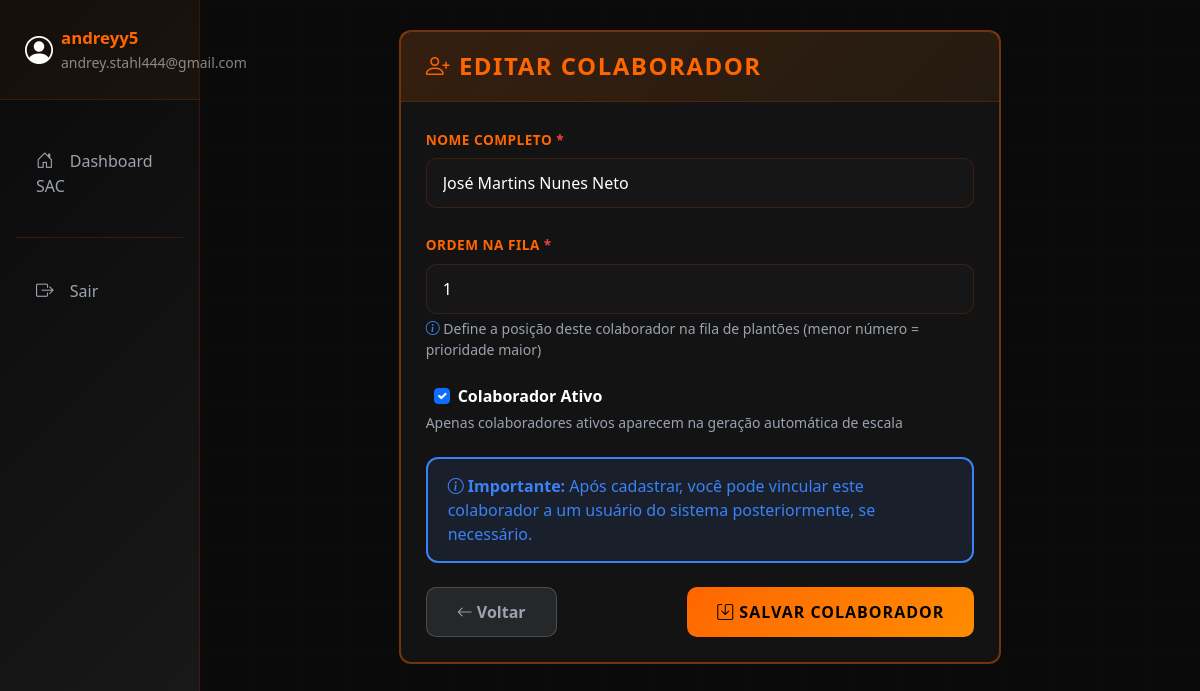
The page /plantao/colaboradores/editar/1/ (signed in) on the database its author committed.
### apps/plantao/models.py (models this page shows, shortened)
class Colaborador(models.Model):
    user = models.OneToOneField(User, on_delete=models.CASCADE, related_name='colaborador', null=True, blank=True)
    nome_completo = models.CharField(max_length=200)
    ativo = models.BooleanField(default=True)
    ordem_fila = models.IntegerField(default=0, help_text="Ordem na fila de plantões")
    class Meta:
        verbose_name = "Colaborador"
        verbose_name_plural = "Colaboradores"
        ordering = ['ordem_fila', 'nome_completo']

### apps/plantao/views.py (the view)
    def wrapper(request, *args, **kwargs):
        if not is_admin(request.user):
            messages.error(request, '🔒 Você não tem permissão para acessar esta página.')
            return redirect('dashboard')
        return view_func(request, *args, **kwargs)

### apps/plantao/forms.py
class ColaboradorForm(forms.ModelForm):
    class Meta:
        model = Colaborador
        fields = ['nome_completo', 'ativo', 'ordem_fila']
        widgets = {
            'nome_completo': forms.TextInput(attrs={
                'class': 'form-control',
                'placeholder': 'Nome completo do colaborador'
            }),
            'ativo': forms.CheckboxInput(attrs={
                'class': 'form-check-input'
            }),
            'ordem_fila': forms.NumberInput(attrs={
                'class': 'form-control',
                'min': 0,
                'help_text': 'Ordem na fila de plantões'
            }),
        }

### apps/plantao/views.py (called while the page is built)
def is_admin(user):
    return user.groups.filter(name='Administrador').exists() or user.is_superuser

def get_user_colaborador(user):
    try:
        return Colaborador.objects.get(user=user)
    except Colaborador.DoesNotExist:
        return None

def admin_required(view_func):
    def wrapper(request, *args, **kwargs):
        if not is_admin(request.user):
            messages.error(request, '🔒 Você não tem permissão para acessar esta página.')
            return redirect('dashboard')
        return view_func(request, *args, **kwargs)
    return wrapper

@login_required
@admin_required
def editar_colaborador(request, colaborador_id):
    colaborador = get_object_or_404(Colaborador, id=colaborador_id)
    if request.method == 'POST':
        form = ColaboradorForm(request.POST, instance=colaborador)
        if form.is_valid():
            form.save()
            messages.success(request, f'✅ Colaborador {colaborador.nome_completo} atualizado com sucesso!')
            return redirect('gerenciar_colaboradores')
    else:
        form = ColaboradorForm(instance=colaborador)
    context = {
        'form': form,
        'titulo': 'Editar Colaborador',
        'colaborador': colaborador,
    }
    return render(request, 'dashboard/cadastrar_colaborador.html', context)

def notificacoes_processor(request):
    if request.user.is_authenticated:
        colaborador = get_user_colaborador(request.user)
        if colaborador:
            nao_lidas = Notificacao.objects.filter(
                colaborador=colaborador,
                lida=False
            ).count()
            return {'notificacoes_nao_lidas': nao_lidas}
    return {'notificacoes_nao_lidas': 0}

### templates/dashboard/cadastrar_colaborador.html (shortened to what this page needs)
{% extends 'base.html' %}
{% block content %}
<div class="row justify-content-center">
    <div class="col-md-8">
        <div class="card" style="border: 2px solid rgba(255, 102, 0, 0.4);">
            <div class="card-header" style="background: linear-gradient(135deg, rgba(255, 102, 0, 0.15) 0%, rgba(255, 140, 0, 0.08) 100%);">
                <h4 class="mb-0" style="color: #ff6600; font-weight: 700; text-transform: uppercase; letter-spacing: 1.5px;">
                    <i class="bi bi-person-plus"></i> {{ titulo }}
                </h4>
            </div>
            <div class="card-body">
                <form method="post">
                    <div class="mb-4">
                        <label for="{{ form.nome_completo.id_for_label }}" class="form-label">
                            Nome Completo
                            <span style="color: #ef4444;">*</span>
                        </label>
                        {{ form.nome_completo }}
                    </div>
                    <div class="mb-4">
                        <label for="{{ form.ordem_fila.id_for_label }}" class="form-label">
                            Ordem na Fila
                            <span style="color: #ef4444;">*</span>
                        </label>
                        {{ form.ordem_fila }}
                        <small class="text-muted d-block mt-1">
                            <i class="bi bi-info-circle" style="color: #3b82f6;"></i>
                            Define a posição deste colaborador na fila de plantões (menor número = prioridade maior)
                        </small>
                    </div>
                    <div class="mb-4">
                        <div class="form-check" style="padding-left: 2rem;">
                            {{ form.ativo }}
                            <label class="form-check-label" for="{{ form.ativo.id_for_label }}" style="color: #ffffff; font-weight: 600;">
                                Colaborador Ativo
                            </label>
                        </div>
                        <small class="text-muted d-block mt-1">
                            Apenas colaboradores ativos aparecem na geração automática de escala
                        </small>
                    </div>
                    <div class="alert alert-info" style="border: 2px solid #3b82f6; background: rgba(59, 130, 246, 0.1);">
                        <i class="bi bi-info-circle" style="color: #3b82f6;"></i>
                        <strong style="color: #3b82f6;">Importante:</strong> Após cadastrar, você pode vincular este colaborador a um usuário do sistema posteriormente, se necessário.
                    </div>
                    <div class="d-flex justify-content-between mt-4">
                        <a href="{% url 'gerenciar_colaboradores' %}" class="btn btn-secondary">
                            <i class="bi bi-arrow-left"></i> Voltar
                        </a>
                        <button type="submit" class="btn btn-primary">
                            <i class="bi bi-save"></i> Salvar Colaborador
                        </button>
                    </div>
                </form>
            </div>
        </div>
    </div>
</div>
{% endblock %}

### templates/base.html (shortened to what this page needs)
<!DOCTYPE html>
<html lang="pt-BR">
<head>
    <link href="https://cdn.jsdelivr.net/npm/bootstrap@5.3.0/dist/css/bootstrap.min.css" rel="stylesheet">
    <link rel="stylesheet" href="https://cdn.jsdelivr.net/npm/bootstrap-icons@1.10.0/font/bootstrap-icons.css">
</head>
<body>
    <div class="container-fluid">
        <div class="row">
            <div class="col-md-2 px-0 sidebar">
<div class="user-info">
                    <div class="d-flex align-items-center">
                        <i class="bi bi-person-circle fs-3 me-2"></i>
                        <div>
                            <div class="fw-bold">{{ user.get_full_name|default:user.username }}</div>
                            <small class="text-white-50">{{ user.email }}</small>
                        </div>
                    </div>
                </div>
                <nav class="nav flex-column mt-4">
                    {% if 'tecnicos' in request.path %}
                        <a class="nav-link {% if request.resolver_match.url_name == 'dashboard_tecnicos' %}active{% endif %}"
                           href="{% url 'dashboard_tecnicos' %}">
                            <i class="bi bi-house-door"></i> Dashboard Técnicos
                        </a>
                        {% if is_admin %}
                        <a class="nav-link {% if 'cadastrar_plantao_tecnico' in request.resolver_match.url_name %}active{% endif %}"
                           href="{% url 'cadastrar_plantao_tecnico' %}">
                            <i class="bi bi-calendar-plus"></i> Cadastrar Plantão
                        </a>
                        <a class="nav-link {% if 'gerar_escala_tecnicos' in request.resolver_match.url_name %}active{% endif %}"
                           href="{% url 'gerar_escala_tecnicos' %}">
                            <i class="bi bi-calendar-check"></i> Gerar Escala
                        </a>
                        <a class="nav-link {% if 'gerenciar_tecnicos' in request.resolver_match.url_name %}active{% endif %}"
                           href="{% url 'gerenciar_tecnicos' %}">
                            <i class="bi bi-tools"></i> Técnicos
                        </a>
                        {% endif %}
                    {% else %}
                        <a class="nav-link {% if request.resolver_match.url_name == 'dashboard' %}active{% endif %}"
                           href="{% url 'dashboard' %}">
                            <i class="bi bi-house-door"></i> Dashboard SAC
                        </a>
                    {% endif %}
                    <hr class="text-white-50 mx-3">
                    <a class="nav-link" href="{% url 'logout' %}">
                        <i class="bi bi-box-arrow-right"></i> Sair
                    </a>
                </nav>
            </div>
            <div class="col-md-10">
                <div class="content-wrapper">
                    {% block content %}{% endblock %}
                </div>
            </div>
        </div>
    </div>
</body>
</html>

### templates/base.html (style rules this page uses)
:root { --primary-orange: #ff6600; --dark-orange: #ff8c00; --bg-dark: #0a0a0a; --bg-card: rgba(26, 26, 26, 0.6); --text-light: #ffffff; --text-gray: #9ca3af; --border-subtle: rgba(255, 102, 0, 0.15); }
* { scrollbar-width: thin; scrollbar-color: var(--primary-orange) var(--bg-dark); }
body { min-height: 100vh; background-color: var(--bg-dark); color: var(--text-light); position: relative; overflow-x: hidden; }
body::before { content: ''; position: fixed; inset: 0; background-image: linear-gradient(rgba(255, 102, 0, 0.02) 1px, transparent 1px), linear-gradient(90deg, rgba(255, 102, 0, 0.02) 1px, transparent 1px); background-size: 50px 50px; animation: gridMove 20s linear infinite; pointer-events: none; z-index: 0; }
.sidebar { min-height: 100vh; background: linear-gradient(135deg, #0a0a0a 0%, #1a1a1a 100%); border-right: 1px solid var(--border-subtle); position: relative; z-index: 10; }
.sidebar .nav-link { color: var(--text-gray); padding: 14px 20px; margin: 8px 15px; border-radius: 10px; border: 1px solid transparent; transition: all 0.3s ease; position: relative; }
.sidebar .nav-link::before { content: ''; position: absolute; left: 0; top: 0; height: 100%; width: 3px; background: var(--primary-orange); transform: scaleY(0); transition: transform 0.3s ease; border-radius: 0 3px 3px 0; }
.sidebar .nav-link i { margin-right: 12px; width: 20px; text-align: center; font-size: 1.1rem; }
.content-wrapper { padding: 30px; position: relative; z-index: 1; }
.card { background: var(--bg-card); backdrop-filter: blur(10px); border: 1px solid var(--border-subtle); border-radius: 12px; margin-bottom: 25px; transition: all 0.3s ease; }
.card-header { background: rgba(255, 102, 0, 0.05); border-bottom: 1px solid var(--border-subtle); padding: 20px 25px; font-weight: 600; color: var(--primary-orange); border-radius: 11px 11px 0 0; text-transform: uppercase; letter-spacing: 1px; font-size: 0.9rem; }
.card-body { padding: 25px; color: var(--text-light); }
.btn-primary { background: linear-gradient(135deg, #ff6600 0%, #ff8c00 100%); border: none; padding: 12px 30px; border-radius: 10px; color: #000; font-weight: 700; text-transform: uppercase; letter-spacing: 1px; transition: all 0.3s ease; }
.btn-secondary { background: rgba(156, 163, 175, 0.15); border: 1px solid rgba(156, 163, 175, 0.3); padding: 12px 30px; border-radius: 10px; color: var(--text-gray); font-weight: 600; transition: all 0.3s ease; }
.user-info { padding: 25px; border-bottom: 1px solid var(--border-subtle); background: rgba(255, 102, 0, 0.05); }
.user-info .fw-bold { color: var(--primary-orange); font-size: 1.05rem; }
.form-control, .form-select { background: rgba(26, 26, 26, 0.6); border: 1px solid var(--border-subtle); color: var(--text-light); padding: 12px 16px; border-radius: 10px; transition: all 0.3s ease; }
.form-control::placeholder { color: var(--text-gray); }
.form-label { color: var(--primary-orange); font-weight: 600; text-transform: uppercase; font-size: 0.85rem; letter-spacing: 0.5px; margin-bottom: 8px; }
.alert { border-radius: 12px; border: 1px solid; padding: 15px 20px; font-weight: 500; background: rgba(26, 26, 26, 0.4); backdrop-filter: blur(10px); }
.alert-info { border-color: #3b82f6; color: #3b82f6; }
.text-muted { color: var(--text-gray) !important; }
h1, h2, h3, h4, h5, h6 { color: var(--text-light); }
hr { border-color: var(--border-subtle); opacity: 1; }

### rows shown on the page
Colaborador: nome_completo "José Martins Nunes Neto", ordem_fila "1", ativo "☑"

### other values the page prints
{{ user.get_full_name|default:user.username }} "andreyy5"
{{ user.email }} "andrey.stahl444@gmail.com"
{{ titulo }} "EDITAR COLABORADOR"
